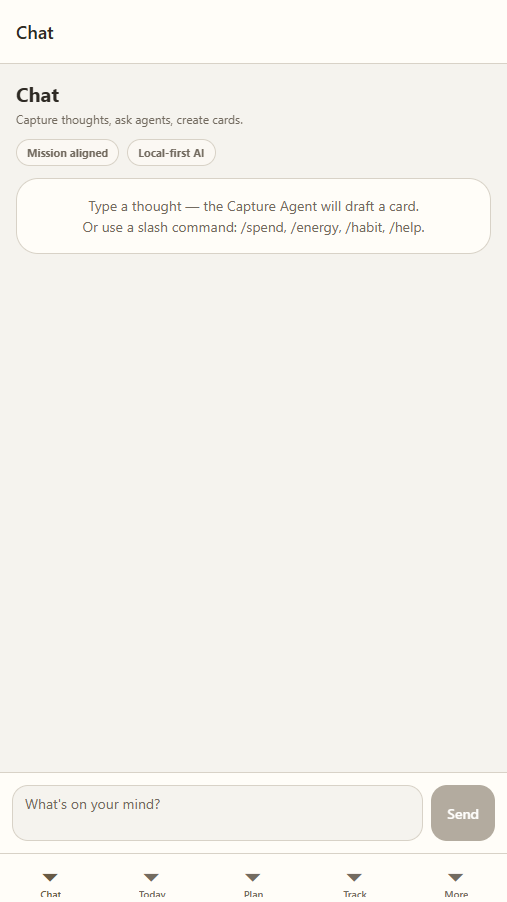
#> input picture audit/images/01_tab_chat.png, 507 x 902 px, found by its file name
$ python create_composites.py
#> lines starting #> are read from the running program, lines starting #| are printed output that depends on the picture
import os
from PIL import Image

BASE_DIR = r"d:\My Archive\north-star\audit\images"
OUTPUT_DIR = os.path.join(BASE_DIR, "composite")
TARGET_HEIGHT = 1200
PADDING = 20
BORDER = 30

composites = {
    "01_tabs.png": ["01_tab_chat.png", "02b_today.png", "03b_plan.png", "04b_track.png", "05_tab_more.png"],
    "02_plan_and_align.png": ["10_goals.png", "11_compass.png", "16_mission_editor.png", "21_review.png"],
    "03_privacy_and_ai.png": ["15_diary.png", "20_approvals.png", "17_audit_logs.png", "13_ai_budget.png"],
    "04_integrations.png": ["12_calendar.png", "19_wearables.png", "18_search.png"],
    "05_settings.png": ["14_settings.png"]
}

for output_name, source_files in composites.items():
    images = []
    for f in source_files:
        path = os.path.join(BASE_DIR, f)
        if not os.path.exists(path):
            print(f"File not found: {f}")
            continue
        try:
            img = Image.open(path)
#> img is the input picture: PIL image 507x902 RGB; mean R, G, B 245.4, 243.2, 238.1
            # Calculate new width to maintain aspect ratio with TARGET_HEIGHT
            aspect_ratio = img.width / img.height
#> aspect_ratio = 0.562
            new_width = int(TARGET_HEIGHT * aspect_ratio)
#> new_width = 674
            img = img.resize((new_width, TARGET_HEIGHT), Image.Resampling.LANCZOS)
#> img: PIL image 674x1200 RGB
            images.append(img)
        except Exception as e:
            print(f"Error opening {f}: {e}")

    if not images:
        print(f"No source images found for {output_name}")
        continue

    # Calculate total dimensions
    total_width = (2 * BORDER) + sum(img.width for img in images) + (len(images) - 1) * PADDING
    total_height = TARGET_HEIGHT + (2 * BORDER)

    # Create composite image with white background
    composite = Image.new("RGB", (total_width, total_height), (255, 255, 255))
#> composite: PIL image 3381x1260 RGB; every value is 255

    # Paste images
    current_x = BORDER
    for img in images:
        composite.paste(img, (current_x, BORDER))
        current_x += img.width + PADDING
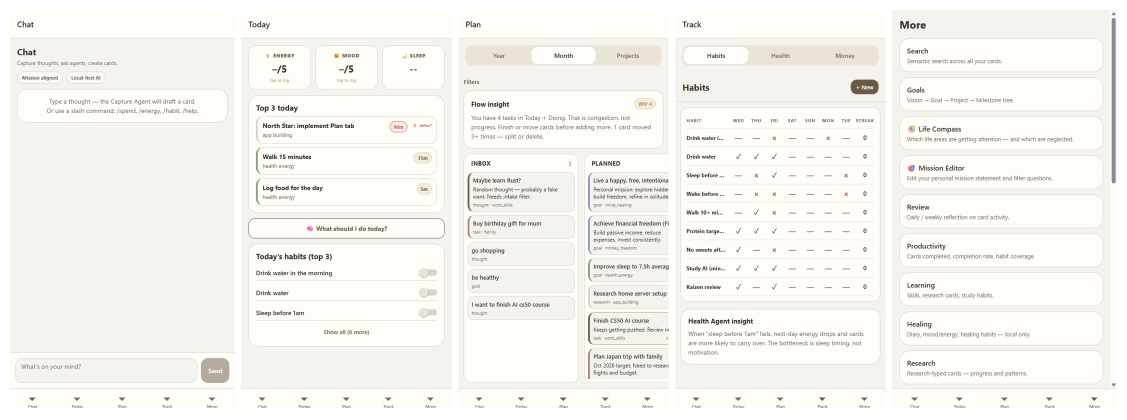
#> composite: PIL image 3381x1260 RGB (shown at 1/3 size); mean R, G, B 246.6, 244.5, 239.7

    output_path = os.path.join(OUTPUT_DIR, output_name)
    composite.save(output_path)
    print(f"Saved {output_name} ({total_width}x{total_height})")
